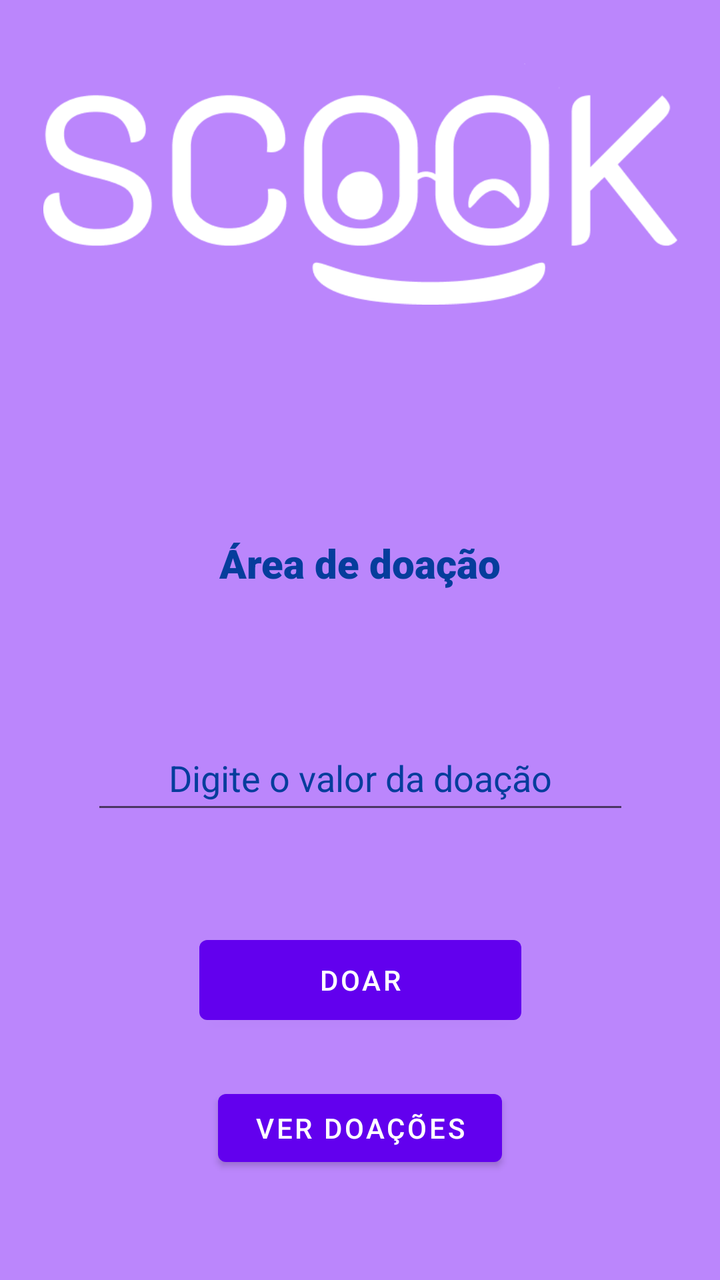
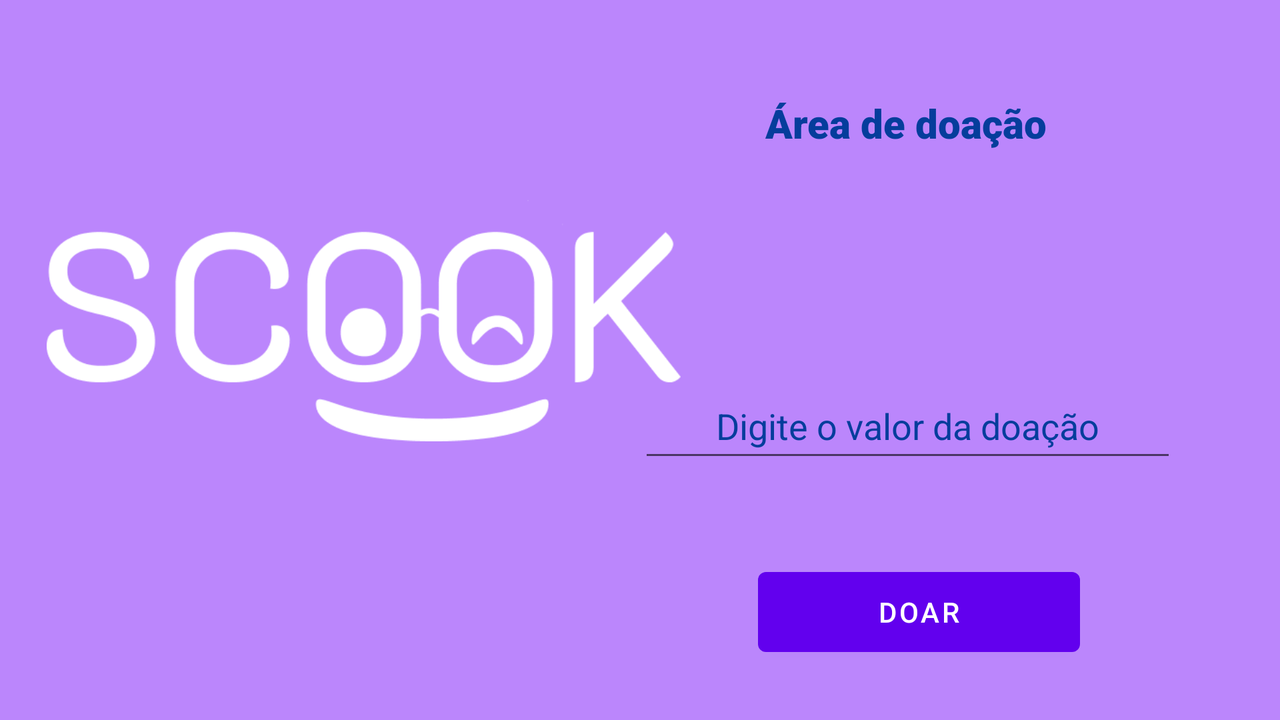

The same Android screen from two of the app's own layout files: first res/layout/ as a phone draws it, then the repository's variant for another configuration, drawn on a device whose configuration selects that folder. Both files follow.
<!-- AndroidManifest.xml: application theme Theme.SegundaTentativa -->
<!-- res/layout/activity_fazer_doacao.xml -->
<?xml version="1.0" encoding="utf-8"?>
<androidx.constraintlayout.widget.ConstraintLayout xmlns:android="http://schemas.android.com/apk/res/android"
    xmlns:app="http://schemas.android.com/apk/res-auto"
    xmlns:tools="http://schemas.android.com/tools"
    android:layout_width="match_parent"
    android:layout_height="match_parent"
    android:background="@color/purple_200"
    tools:context=".FazerDoacao">

    <Button
        android:id="@+id/bt_doar"
        android:layout_width="161dp"
        android:layout_height="52dp"
        android:layout_marginTop="52dp"
        android:text='@string/botaoDoar'
        app:layout_constraintEnd_toEndOf="parent"
        app:layout_constraintStart_toStartOf="parent"
        app:layout_constraintTop_toBottomOf="@+id/valorDoacao" />

    <ImageView
        android:id="@+id/imageView3"
        android:layout_width="317dp"
        android:layout_height="152dp"
        android:layout_marginTop="16dp"
        app:layout_constraintEnd_toEndOf="parent"
        app:layout_constraintStart_toStartOf="parent"
        app:layout_constraintTop_toTopOf="parent"
        app:srcCompat="@drawable/union" />

    <TextView
        android:id="@+id/textView"
        android:layout_width="250dp"
        android:layout_height="43dp"
        android:layout_marginTop="100dp"
        android:fontFamily="sans-serif-black"
        android:text='@string/descricaoDoar'
        android:textAlignment="center"
        android:textColor="#053D9C"
        android:textSize="20sp"
        app:layout_constraintEnd_toEndOf="parent"
        app:layout_constraintStart_toStartOf="parent"
        app:layout_constraintTop_toBottomOf="@+id/imageView3" />

    <EditText
        android:id="@+id/valorDoacao"
        android:layout_width="269dp"
        android:layout_height="49dp"
        android:layout_marginTop="52dp"
        android:ems="10"
        android:hint='@string/valorDoar'
        android:inputType="number"
        android:textAlignment="center"
        android:textColorHint="#053D9C"
        app:layout_constraintEnd_toEndOf="parent"
        app:layout_constraintStart_toStartOf="parent"
        app:layout_constraintTop_toBottomOf="@+id/textView" />

    <Button
        android:id="@+id/verDoacao"
        android:layout_width="142dp"
        android:layout_height="46dp"
        android:text="Ver doações"
        app:layout_constraintBottom_toBottomOf="parent"
        app:layout_constraintEnd_toEndOf="parent"
        app:layout_constraintStart_toStartOf="parent"
        app:layout_constraintTop_toBottomOf="@+id/bt_doar"
        app:layout_constraintVertical_bias="0.321" />

</androidx.constraintlayout.widget.ConstraintLayout>
<!-- resources referenced by this layout -->
<resources>
  <!-- drawable union: png bitmap (drawable-normal, 13137 bytes) -->
  <string name="botaoDoar">Doar</string>
  <string name="descricaoDoar">Área de doação</string>
  <string name="valorDoar">Digite o valor da doação</string>
  <style name="Theme.SegundaTentativa" parent="Theme.MaterialComponents.DayNight.NoActionBar">
          
          <item name="colorPrimary">@color/purple_500</item>
          <item name="colorPrimaryVariant">@color/purple_700</item>
          <item name="colorOnPrimary">@color/white</item>
          
          <item name="colorSecondary">@color/teal_200</item>
          <item name="colorSecondaryVariant">@color/teal_700</item>
          <item name="colorOnSecondary">@color/black</item>
          
          <item name="android:statusBarColor">?attr/colorPrimaryVariant</item>
          
      </style>
</resources>
<!-- res/layout-land/activity_fazer_doacao.xml (the repository's variant of the layout above) -->
<!-- drawn on the phone turned sideways -->
<?xml version="1.0" encoding="utf-8"?>
<androidx.constraintlayout.widget.ConstraintLayout xmlns:android="http://schemas.android.com/apk/res/android"
    xmlns:app="http://schemas.android.com/apk/res-auto"
    xmlns:tools="http://schemas.android.com/tools"
    android:layout_width="match_parent"
    android:layout_height="match_parent"
    android:background="@color/purple_200"
    tools:context=".FazerDoacao">

    <Button
        android:id="@+id/bt_doar"
        android:layout_width="161dp"
        android:layout_height="52dp"
        android:layout_marginTop="44dp"
        android:text='@string/botaoDoar'
        app:layout_constraintEnd_toEndOf="parent"
        app:layout_constraintHorizontal_bias="0.791"
        app:layout_constraintStart_toStartOf="parent"
        app:layout_constraintTop_toBottomOf="@+id/valorDoacao" />

    <ImageView
        android:id="@+id/imageView3"
        android:layout_width="317dp"
        android:layout_height="152dp"
        app:layout_constraintBottom_toBottomOf="parent"
        app:layout_constraintEnd_toEndOf="parent"
        app:layout_constraintHorizontal_bias="0.072"
        app:layout_constraintStart_toStartOf="parent"
        app:layout_constraintTop_toTopOf="parent"
        app:layout_constraintVertical_bias="0.405"
        app:srcCompat="@drawable/union" />

    <TextView
        android:id="@+id/textView"
        android:layout_width="250dp"
        android:layout_height="43dp"
        android:layout_marginTop="48dp"
        android:fontFamily="sans-serif-black"
        android:text='@string/descricaoDoar'
        android:textAlignment="center"
        android:textColor="#053D9C"
        android:textSize="20sp"
        app:layout_constraintEnd_toEndOf="parent"
        app:layout_constraintHorizontal_bias="0.841"
        app:layout_constraintStart_toStartOf="parent"
        app:layout_constraintTop_toTopOf="parent" />

    <EditText
        android:id="@+id/valorDoacao"
        android:layout_width="269dp"
        android:layout_height="49dp"
        android:layout_marginTop="96dp"
        android:ems="10"
        android:hint='@string/valorDoar'
        android:inputType="number"
        android:textAlignment="center"
        android:textColorHint="#053D9C"
        app:layout_constraintEnd_toEndOf="parent"
        app:layout_constraintHorizontal_bias="0.861"
        app:layout_constraintStart_toStartOf="parent"
        app:layout_constraintTop_toBottomOf="@+id/textView" />

</androidx.constraintlayout.widget.ConstraintLayout>
